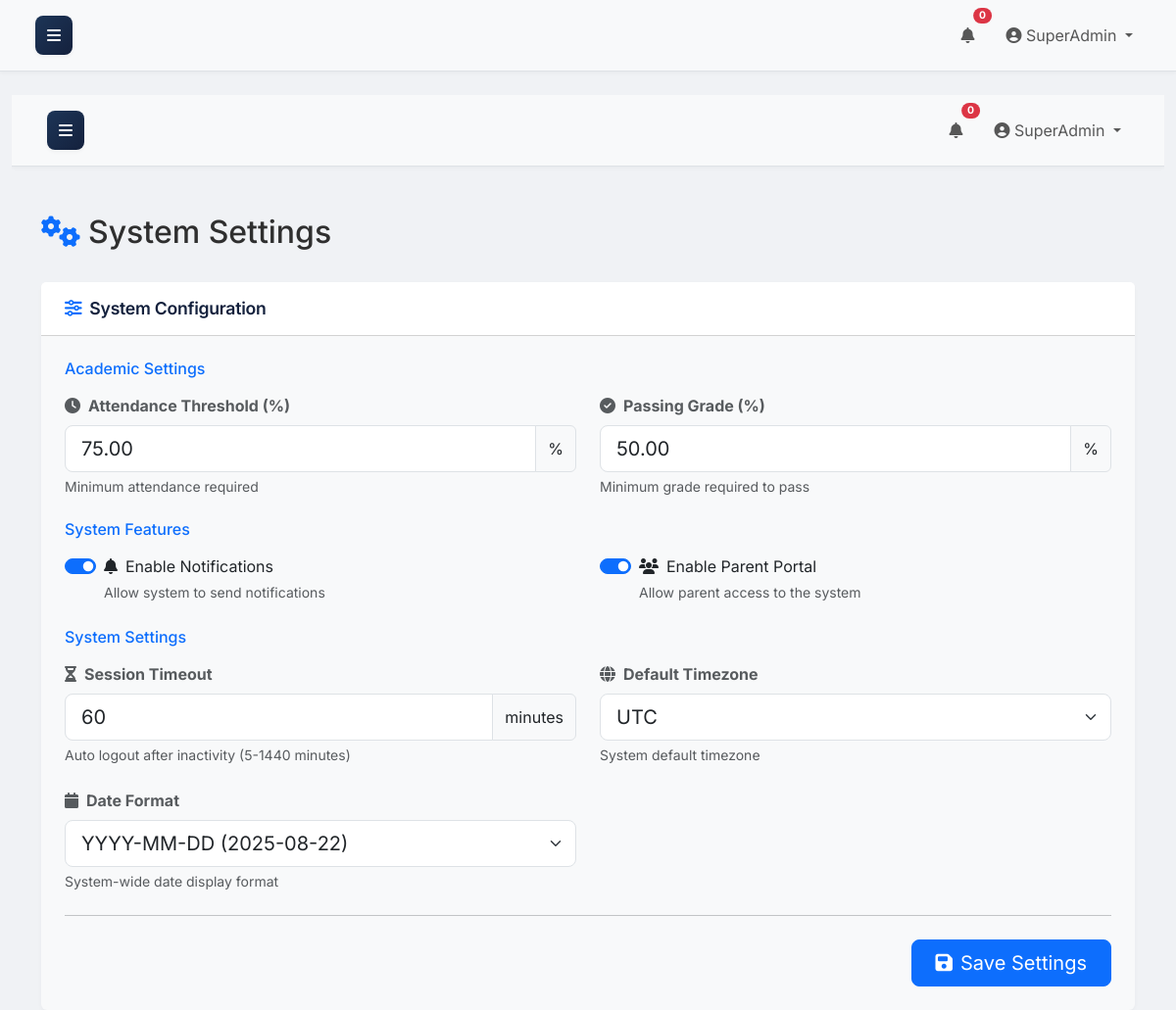
Screenshot of /settings/system_settings.php (signed in) with the database file from the repository.
### tables this page shows
CREATE TABLE `system_settings` (
  `id` int(11) NOT NULL,
  `attendance_threshold` decimal(5,2) NOT NULL DEFAULT 75.00,
  `passing_grade` decimal(5,2) NOT NULL DEFAULT 50.00,
  `enable_notifications` tinyint(1) NOT NULL DEFAULT 1,
  `enable_parent_portal` tinyint(1) NOT NULL DEFAULT 1,
  `session_timeout` int(11) NOT NULL DEFAULT 30,
  `default_timezone` varchar(100) NOT NULL DEFAULT 'UTC',
  `date_format` varchar(20) NOT NULL DEFAULT 'Y-m-d',
  `created_at` timestamp NOT NULL DEFAULT current_timestamp(),
  `updated_at` timestamp NOT NULL DEFAULT current_timestamp() ON UPDATE current_timestamp()
);

### public/settings/system_settings.php (the view, shortened to what this page needs)
<?php
include_once '../includes/header.php';
$pdo = get_pdo_connection();
$system_settings = [];
try {
    $stmt = $pdo->query("SELECT * FROM system_settings LIMIT 1");
    $system_settings = $stmt->fetch(PDO::FETCH_ASSOC);
} catch (PDOException $e) {
    set_message('error', 'Database error fetching system settings: ' . $e->getMessage());
}
$timezones = DateTimeZone::listIdentifiers();
?>
<?php include '../includes/header.php'; ?>
<div class="container mt-4">
    <div class="d-flex justify-content-between align-items-center mb-4">
        <h2 class="section-title">
            <i class="fas fa-cogs text-primary me-2"></i>System Settings
        </h2>
    </div>
    <div class="row">
        <div class="col-12">
            <div class="card shadow-sm border-0">
                <div class="card-header bg-white py-3">
                    <h5 class="mb-0">
                        <i class="fas fa-sliders-h text-primary me-2"></i>System Configuration
                    </h5>
                </div>
                <div class="card-body p-4">
                    <form action="system_settings.php" method="POST">
                        <div class="row g-4">
                            <div class="col-12">
                                <h6 class="text-primary mb-3">Academic Settings</h6>
                                <div class="row g-4">
                                    <div class="col-md-6">
                                        <div class="form-group">
                                            <label for="attendance_threshold" class="form-label text-muted fw-bold">
                                                <i class="fas fa-clock me-2"></i>Attendance Threshold (%)
                                            </label>
                                            <div class="input-group">
                                                <input type="number" class="form-control form-control-lg" id="attendance_threshold"
                                                       name="attendance_threshold" value="<?php echo htmlspecialchars($system_settings['attendance_threshold'] ?? '75'); ?>"
                                                       step="0.01" min="0" max="100">
                                                <span class="input-group-text">%</span>
                                            </div>
                                            <div class="form-text">Minimum attendance required</div>
                                        </div>
                                    </div>
                                    <div class="col-md-6">
                                        <div class="form-group">
                                            <label for="passing_grade" class="form-label text-muted fw-bold">
                                                <i class="fas fa-check-circle me-2"></i>Passing Grade (%)
                                            </label>
                                            <div class="input-group">
                                                <input type="number" class="form-control form-control-lg" id="passing_grade"
                                                       name="passing_grade" value="<?php echo htmlspecialchars($system_settings['passing_grade'] ?? '50'); ?>"
                                                       step="0.01" min="0" max="100">
                                                <span class="input-group-text">%</span>
                                            </div>
                                            <div class="form-text">Minimum grade required to pass</div>
                                        </div>
                                    </div>
                                </div>
                            </div>
                            <div class="col-12">
                                <h6 class="text-primary mb-3">System Features</h6>
                                <div class="row g-4">
                                    <div class="col-md-6">
                                        <div class="form-check form-switch">
                                            <input class="form-check-input" type="checkbox" id="enable_notifications"
                                                   name="enable_notifications" <?php echo ($system_settings['enable_notifications'] ?? 1) ? 'checked' : ''; ?>>
                                            <label class="form-check-label" for="enable_notifications">
                                                <i class="fas fa-bell me-2"></i>Enable Notifications
                                            </label>
                                            <div class="form-text">Allow system to send notifications</div>
                                        </div>
                                    </div>
                                    <div class="col-md-6">
                                        <div class="form-check form-switch">
                                            <input class="form-check-input" type="checkbox" id="enable_parent_portal"
                                                   name="enable_parent_portal" <?php echo ($system_settings['enable_parent_portal'] ?? 1) ? 'checked' : ''; ?>>
                                            <label class="form-check-label" for="enable_parent_portal">
                                                <i class="fas fa-users me-2"></i>Enable Parent Portal
                                            </label>
                                            <div class="form-text">Allow parent access to the system</div>
                                        </div>
                                    </div>
                                </div>
                            </div>
                            <div class="col-12">
                                <h6 class="text-primary mb-3">System Settings</h6>
                                <div class="row g-4">
                                    <div class="col-md-6">
                                        <div class="form-group">
                                            <label for="session_timeout" class="form-label text-muted fw-bold">
                                                <i class="fas fa-hourglass-half me-2"></i>Session Timeout
                                            </label>
                                            <div class="input-group">
                                                <input type="number" class="form-control form-control-lg" id="session_timeout"
                                                       name="session_timeout" value="<?php echo htmlspecialchars($system_settings['session_timeout'] ?? '30'); ?>"
                                                       min="5" max="1440">
                                                <span class="input-group-text">minutes</span>
                                            </div>
                                            <div class="form-text">Auto logout after inactivity (5-1440 minutes)</div>
                                        </div>
                                    </div>
                                    <div class="col-md-6">
                                        <div class="form-group">
                                            <label for="default_timezone" class="form-label text-muted fw-bold">
                                                <i class="fas fa-globe me-2"></i>Default Timezone
                                            </label>
                                            <select class="form-select form-select-lg" id="default_timezone" name="default_timezone">
                                                <?php foreach ($timezones as $timezone): ?>
                                                    <option value="<?php echo htmlspecialchars($timezone); ?>"
                                                            <?php echo ($system_settings['default_timezone'] ?? 'UTC') === $timezone ? 'selected' : ''; ?>>
                                                        <?php echo htmlspecialchars($timezone); ?>
                                                    </option>
                                                <?php endforeach; ?>
                                            </select>
                                            <div class="form-text">System default timezone</div>
                                        </div>
                                    </div>
                                    <div class="col-md-6">
                                        <div class="form-group">
                                            <label for="date_format" class="form-label text-muted fw-bold">
                                                <i class="fas fa-calendar me-2"></i>Date Format
                                            </label>
                                            <select class="form-select form-select-lg" id="date_format" name="date_format">
                                                <option value="Y-m-d" <?php echo ($system_settings['date_format'] ?? 'Y-m-d') === 'Y-m-d' ? 'selected' : ''; ?>>
                                                    YYYY-MM-DD (<?php echo date('Y-m-d'); ?>)
                                                </option>
                                            </select>
                                            <div class="form-text">System-wide date display format</div>
                                        </div>
                                    </div>
                                </div>
                            </div>
                        </div>
                        <hr class="my-4">
                        <div class="d-flex justify-content-end">
                            <button type="submit" class="btn btn-primary btn-lg px-4">
                                <i class="fas fa-save me-2"></i>Save Settings
                            </button>
                        </div>
                    </form>
                </div>
            </div>
        </div>
    </div>
</div>
<?php include '../includes/footer.php'; ?>

### public/assets/css/style.css (style rules this page uses)
html, body { height: 100%; margin: 0; padding: 0; }
:root { --primary-green: #1b4332; --accent-green: #2d6a4f; --light-green: #b7e4c7; --dark-green: #081c15; --professional-blue: #1d3557; --dark-blue: #14213d; --light-gray: #f0f2f5; --medium-gray: #6c757d; --border-color: #dee2e6; --primary: #1d3557; --primary-subtle: #e6eaf0; --success: #2d6a4f; --success-subtle: #e7f2ed; --warning: #ca6702; --warning-subtle: #fff1e6; --info: #184e77; --info-subtle: #e6eff4; --danger: #9b2226; --danger-subtle: #f8e7e7; --secondary: #4a4e69; --secondary-subtle: #ecedf2; --bg-dark: #f0f2f5; --card-bg: #f8f9fa; --timeline-bg: rgba(0, 0, 0, 0.03); --bg-dark: #f0f2f5; --sidebar-width: 250px; --sidebar-collapsed-width: 70px; --sidebar-transition: 0.3s; --shadow-sm: 0 .125rem .25rem rgba(0,0,0,.035); --shadow-md: 0 .5rem 1rem rgba(0,0,0,.05); --shadow-lg: 0 1rem 3rem rgba(0,0,0,.075); }
body { font-family: 'Inter', sans-serif; background-color: var(--bg-dark); overflow-x: hidden; color: #2f2f2f; }
.card { background: var(--card-bg); border: none; box-shadow: 0 2px 6px rgba(0, 0, 0, 0.04); }
.card .card-header { background: transparent; padding: 1.5rem 1.5rem 1rem; }
.card .card-header h5 { color: var(--dark-blue); font-weight: 600; font-size: 1.1rem; letter-spacing: -0.25px; }
.card .card-body { padding: 1.5rem; }
.shadow-sm { box-shadow: var(--shadow-sm) !important; }
@media (min-width: 992px) { body { overflow-x: hidden; } }

### rows the page displays
system_settings: attendance_threshold "75.00", passing_grade "50.00", enable_notifications "☑", enable_parent_portal "☑", session_timeout "60", default_timezone "UTC", date_format "YYYY-MM-DD (2025-08-22)"

### other values shown
$_SESSION['username'] "SuperAdmin SuperAdmin"
